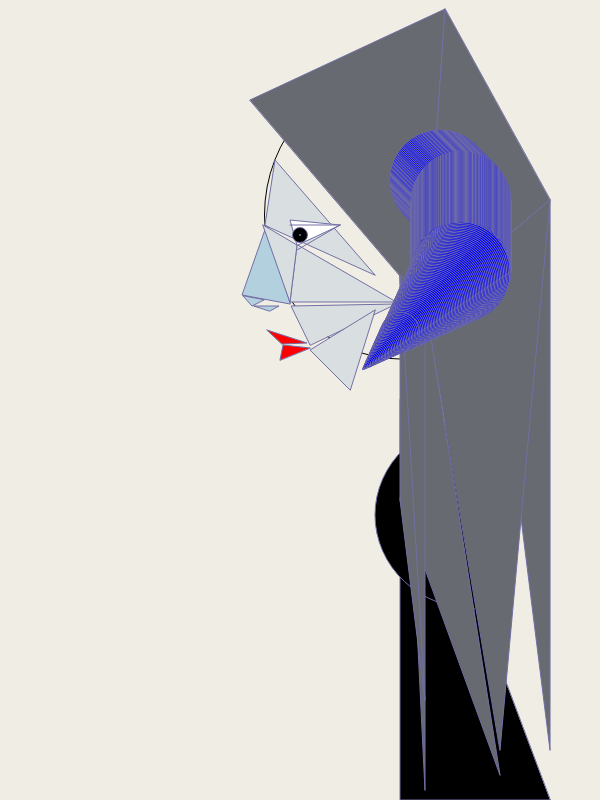
Frame 1 (no input)
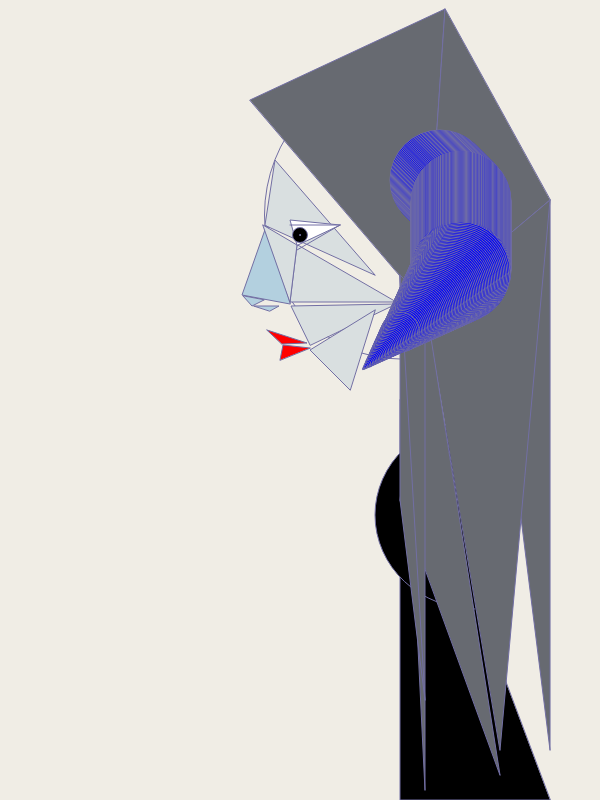
Frame 60 (no input)
Frame 120 (the mouse pressed at the canvas centre since frame 60): identical to frame 60, image omitted

The p5.js sketch that drew these frames (run headless with seeded random() and noise() and a simulated clock; from frame 60 on, the mouse is pressed at the canvas centre):

// p5.js sketch
// ── sketch.js

//creating my canvas
function setup () {
  createCanvas ( 600, 800 );
}

function draw() {

//backgroung color
  background('rgb(240, 237, 229)');

/*MAIN SANDBOX*/

  push();

//face shape
//nofill for transparency
noFill();
arc( 400,  215,  271,  288,  radians( 90 ), radians( 270 ));


//chin
arc(  360,  340,  100,  100,  QUARTER_PI,  QUARTER_PI );
stroke( 'rgb( 114,  111,  164 )' );
strokeWeight( 1 );

//nose
fill( 'rgb( 179,  208,  223 )' );
triangle( 267, 224,  242,  295,  290,  304 );
triangle( 243, 296, 252,  306,  264,  300 );
triangle( 254, 306, 279,  306,  270,  311 );

// lips
fill( 'red' );
triangle( 267, 330, 307, 343, 282, 344 );
triangle( 280, 360, 283, 345, 310, 348 );

//cheek
fill( 'rgb( 217,  223,  224 )' );
triangle( 297, 245, 290, 302, 396, 302 );
triangle( 263, 225, 297, 245, 290, 302 );
triangle( 396, 304, 291, 306, 310, 345 );
triangle( 265, 225, 275, 160, 375, 275 );
triangle( 350, 390, 310, 350, 375, 310 );

//eye
fill( 'white' );
triangle( 297, 245, 290, 220, 340, 225 );
line(  290, 225, 340, 225  );
line(  297, 250, 340, 225  );
fill( 'black' );
ellipse( 300, 235, 15, 15 );
fill('white')
ellipse( 300, 235, 1, 1);

//body
fill('black')
triangle( 400, 400, 400, 800, 550, 800 );
arc(  475,  515,  200,  188,  radians( 90 ), radians( 270 ) );


//hair

fill( 'rgb( 103,  106,  113 )');
triangle(  250,  100,  445,  9,  425,  305  ) ;
triangle(  445,  9,  425,  305,  550,  200  );
triangle(  550,  200,  500,  350,  550,  750  );
triangle(  425,  305,  550,  200,  500,  750  );
triangle(  400,  500,  425,  300,  500,  775  );

triangle(  400,  275,  425,  300,  425,  790  );

triangle(  400,  275,  400,  500,  425,  700  );



//horn **THIS TOOK FOREVER PLEASE OH PLEASE HELP WITH A SHORTCUT FOR THIS KIND  OF A THING! AHHH**
fill( 'blue' );

ellipse( 440, 180, 100, 100 );
ellipse( 441, 181, 100, 100 );
ellipse( 442, 182, 100, 100 );
ellipse( 443, 183, 100, 100 );
ellipse( 444, 184, 100, 100 );
ellipse( 445, 185, 100, 100 );
ellipse( 446, 186, 100, 100 );
ellipse( 447, 187, 100, 100 );
ellipse( 448, 188, 100, 100 );
ellipse( 449, 189, 100, 100 );
ellipse( 450, 190, 100, 100 );
ellipse( 451, 191, 100, 100 );
ellipse( 452, 192, 100, 100 );
ellipse( 453, 193, 100, 100 );
ellipse( 454, 194, 100, 100 );
ellipse( 455, 195, 100, 100 );
ellipse( 456, 196, 100, 100 );
ellipse( 457, 197, 100, 100 );
ellipse( 458, 198, 100, 100 );
ellipse( 459, 199, 100, 100 );
ellipse( 460, 200, 100, 100 );
ellipse( 461, 201, 100, 100 );
ellipse( 461, 202, 100, 100 );
ellipse( 461, 203, 100, 100 );
ellipse( 461, 204, 100, 100 );
ellipse( 461, 205, 100, 100 );
ellipse( 461, 206, 100, 100 );
ellipse( 461, 207, 100, 100 );
ellipse( 461, 208, 100, 100 );
ellipse( 461, 209, 100, 100 );
ellipse( 461, 210, 100, 100 );
ellipse( 461, 211, 100, 100 );
ellipse( 461, 212, 100, 100 );
ellipse( 461, 213, 100, 100 );
ellipse( 461, 214, 100, 100 );
ellipse( 461, 215, 100, 100 );
ellipse( 461, 216, 100, 100 );
ellipse( 461, 217, 100, 100 );
ellipse( 461, 218, 100, 100 );
ellipse( 461, 219, 100, 100 );
ellipse( 461, 220, 100, 100 );
ellipse( 461, 221, 100, 100 );
ellipse( 461, 222, 100, 100 );
ellipse( 461, 223, 100, 100 );
ellipse( 461, 224, 100, 100 );
ellipse( 461, 225, 100, 100 );
ellipse( 461, 226, 100, 100 );
ellipse( 461, 227, 100, 100 );
ellipse( 461, 228, 100, 100 );
ellipse( 461, 229, 100, 100 );
ellipse( 461, 230, 100, 100 );
ellipse( 461, 231, 100, 100 );
ellipse( 461, 232, 100, 100 );
ellipse( 461, 233, 100, 100 );
ellipse( 461, 234, 100, 100 );
ellipse( 461, 235, 100, 100 );
ellipse( 461, 236, 100, 100 );
ellipse( 461, 237, 100, 100 );
ellipse( 461, 238, 100, 100 );
ellipse( 461, 239, 100, 100 );
ellipse( 461, 240, 100, 100 );
ellipse( 461, 241, 100, 100 );
ellipse( 461, 242, 100, 100 );
ellipse( 461, 243, 100, 100 );
ellipse( 461, 244, 100, 100 );
ellipse( 461, 245, 100, 100 );
ellipse( 461, 246, 100, 100 );
ellipse( 461, 247, 100, 100 );
ellipse( 461, 248, 100, 100 );
ellipse( 461, 249, 100, 100 );
ellipse( 461, 250, 100, 100 );
ellipse( 461, 251, 100, 100 );
ellipse( 461, 252, 100, 100 );
ellipse( 461, 253, 100, 100 );
ellipse( 461, 254, 100, 100 );
ellipse( 461, 255, 100, 100 );
ellipse( 461, 256, 100, 100 );
ellipse( 461, 257, 100, 100 );
ellipse( 461, 258, 100, 100 );
ellipse( 461, 259, 100, 100 );
ellipse( 461, 260, 100, 100 );
ellipse( 461, 261, 100, 100 );
ellipse( 461, 262, 100, 100 );
ellipse( 461, 263, 100, 100 );
ellipse( 461, 264, 100, 100 );
ellipse( 461, 265, 100, 100 );
ellipse( 461, 266, 100, 100 );
ellipse( 461, 267, 100, 100 );
ellipse( 461, 268, 100, 100 );
ellipse( 461, 269, 100, 100 );
ellipse( 461, 270, 100, 100 );
ellipse( 461, 271, 99, 100 );
ellipse( 461, 272, 98, 100 );
ellipse( 460, 273, 97, 99 );
ellipse( 459, 274, 96, 98 );
ellipse( 458, 275, 95, 97 );
ellipse( 457, 276, 94, 96 );
ellipse( 456, 277, 93, 95 );
ellipse( 455, 278, 92, 94 );
ellipse( 454, 279, 91, 93 );
ellipse( 453, 280, 90, 92 );
ellipse( 452, 281, 89, 91 );
ellipse( 451, 282, 88, 90 );
ellipse( 450, 283, 87, 89 );
ellipse( 449, 284, 86, 88 );
ellipse( 448, 285, 85, 87 );
ellipse( 447, 286, 84, 86 );
ellipse( 446, 287, 83, 85 );
ellipse( 445, 288, 82, 84 );
ellipse( 444, 289, 81, 83 );
ellipse( 443, 290, 80, 82 );
ellipse( 442, 291, 79, 81 );
ellipse( 441, 292, 78, 80 );
ellipse( 440, 293, 77, 79 );
ellipse( 439, 294, 76, 78 );
ellipse( 438, 295, 75, 77 );
ellipse( 437, 296, 74, 76 );
ellipse( 436, 297, 73, 75 );
ellipse( 435, 298, 72, 74 );
ellipse( 434, 299, 71, 73 );
ellipse( 433, 300, 70, 72 );
ellipse( 432, 301, 69, 71 );
ellipse( 431, 302, 68, 70 );
ellipse( 430, 303, 67, 69 );
ellipse( 429, 304, 66, 68 );
ellipse( 428, 305, 65, 67 );
ellipse( 427, 306, 64, 66 );
ellipse( 426, 307, 63, 65 );
ellipse( 425, 308, 62, 64 );
ellipse( 424, 309, 61, 63 );
ellipse( 423, 310, 60, 62 );
ellipse( 422, 311, 59, 61 );
ellipse( 421, 312, 58, 60 );
ellipse( 420, 313, 57, 59 );
ellipse( 419, 314, 56, 58 );
ellipse( 418, 315, 55, 57 );
ellipse( 417, 316, 54, 56 );
ellipse( 416, 317, 53, 55 );
ellipse( 415, 318, 52, 54 );
ellipse( 414, 319, 51, 53 );
ellipse( 413, 320, 50, 52 );
ellipse( 412, 321, 49, 51 );
ellipse( 411, 322, 48, 50 );
ellipse( 410, 323, 47, 49 );
ellipse( 409, 324, 46, 48 );
ellipse( 408, 325, 45, 47 );
ellipse( 407, 326, 44, 46 );
ellipse( 406, 327, 43, 45 );
ellipse( 405, 328, 42, 44 );
ellipse( 404, 329, 41, 43 );
ellipse( 403, 330, 40, 42 );
ellipse( 402, 331, 39, 41 );
ellipse( 401, 332, 38, 40 );
ellipse( 400, 332, 38, 39 );
ellipse( 399, 333, 37, 38 );
ellipse( 398, 334, 36, 37 );
ellipse( 397, 335, 35, 36 );
ellipse( 396, 336, 34, 35 );
ellipse( 395, 337, 33, 34 );
ellipse( 394, 338, 32, 33 );
ellipse( 393, 339, 31, 32 );
ellipse( 392, 340, 30, 31 );
ellipse( 391, 341, 29, 30 );
ellipse( 390, 342, 28, 29 );
ellipse( 389, 343, 27, 28 );
ellipse( 388, 344, 26, 27 );
ellipse( 387, 345, 25, 26 );
ellipse( 386, 346, 24, 25 );
ellipse( 385, 347, 23, 24 );
ellipse( 384, 348, 22, 23 );
ellipse( 383, 349, 21, 22 );
ellipse( 382, 350, 20, 21 );
ellipse( 381, 351, 19, 20 );
ellipse( 380, 352, 18, 19 );
ellipse( 379, 353, 17, 18 );
ellipse( 378, 354, 16, 17 );
ellipse( 377, 355, 15, 16 );
ellipse( 376, 356, 14, 15 );
ellipse( 375, 357, 13, 14 );
ellipse( 374, 358, 12, 13 );
ellipse( 373, 359, 11, 12 );
ellipse( 372, 360, 10, 11 );
ellipse( 371, 361, 9, 10 );

ellipse( 370, 362, 8, 9 );
ellipse( 369, 363, 7, 8 );
ellipse( 368, 364, 6, 7 );
ellipse( 367, 365, 5, 6 );
ellipse( 366, 366, 4, 5 );
ellipse( 365, 367, 3, 4 );
ellipse( 364, 368, 2, 3 );
ellipse( 363, 369, 1, 2 );

}
